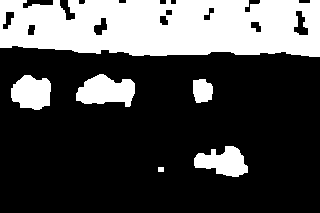
//> input picture Étape 37 - Extraction de composants connectés/binaryGroup.bmp, 320 x 213 px
$ ./Blobs   (built with g++ and OpenCV 4)
//> lines starting //> are read from the running program, lines starting //| are printed output that depends on the picture; after the words box and inside, x2 and y2 are one past the last pixel; in counts of white or black regions, pixels touching at a corner belong together
#include <iostream>
#include <vector>
#include <iomanip>
#include <opencv2/opencv.hpp>
#include <opencv2/core/core.hpp>
#include <opencv2/highgui/highgui.hpp>
#include <opencv2/imgproc/imgproc.hpp>
#include <opencv2/features2d.hpp>

int main()
{
    // Charger l'image binaire en niveaux de gris
    cv::Mat image = cv::imread("binaryGroup.bmp", 0);
//> image: 213 rows x 320 cols, CV_8UC1; 28.8% white; 6 white regions
    if(image.empty())
    {
        return 0;
    }

    // Afficher l'image originale binaire
    cv::imshow("Original Binary Image", image);

    // Vecteur pour stocker les contours détectés
    std::vector<std::vector<cv::Point>> contours;

    // Détection des contours externes uniquement
    cv::findContours(image, contours, cv::RETR_EXTERNAL, cv::CHAIN_APPROX_NONE);
//> contours = 6 contours; box (x1, y1, x2, y2) and area: (0, 0, 320, 57) 15988, (76, 74, 135, 107) 1254, (11, 75, 51, 110) 1020, (194, 146, 248, 177) 985, (193, 79, 213, 103) 360, (158, 167, 164, 172) 20

    // Création d'une image blanche pour afficher les contours détectés
    cv::Mat result(image.size(), CV_8U, cv::Scalar(255));

    // Dessine tous les contours détectés en noir sur l'image blanche
    cv::drawContours(result, contours, -1, cv::Scalar(0), 2);
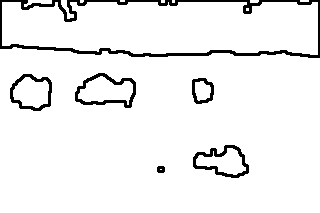
//> result: 213 rows x 320 cols, CV_8UC1; 94% white; 6 black regions

    // Affiche l'image avec les contours détectés
    cv::imshow("Contours", result);

    // Définition des tailles minimales et maximales des contours à conserver
    int cmin = 50;  // Taille minimale d'un contour
    int cmax = 500; // Taille maximale d'un contour

    // Parcours de tous les contours détectés
    std::vector<std::vector<cv::Point>>::iterator itc = contours.begin();
    while(itc != contours.end())
    {
        // Si la taille du contour est en dehors des limites, on le supprime
        if(itc->size() < cmin || itc->size() > cmax)
        {
            itc = contours.erase(itc); // Supprime et avance l'itérateur
        }
        else
        {
            ++itc; // Passe au contour suivant
        }
    }
//> this loop made 6 passes
//> after the loop, contours = 4 contours; box (x1, y1, x2, y2) and area: (76, 74, 135, 107) 1254, (11, 75, 51, 110) 1020, (194, 146, 248, 177) 985, (193, 79, 213, 103) 360

    // Charger l'image originale en niveaux de gris
    cv::Mat original = cv::imread("group.jpg", 0);
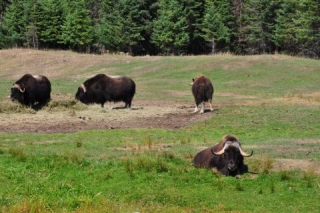
//> input picture Étape 37 - Extraction de composants connectés/group.jpg, 320 x 213 px
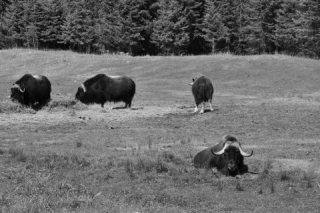
//> original: 213 rows x 320 cols, CV_8UC1; min 0, max 221, mean 106.7
    if(original.empty())
    {
        return 0;
    }

    // Dessine les contours filtrés (animaux) sur l'image originale en blanc
    cv::drawContours(original, contours, -1, cv::Scalar(255, 255, 255), 2);
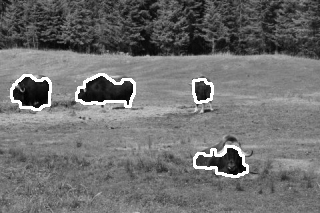
//> original: 213 rows x 320 cols, CV_8UC1; 2.5% of pixels changed, all inside (x1, y1, x2, y2) = (10, 73, 249, 178)

    // Affiche l'image originale avec les contours dessinés
    cv::imshow("Contours on animals", original);

    // Réinitialise l'image de sortie en blanc
    result.setTo(cv::Scalar(255));
//> result: 213 rows x 320 cols, CV_8UC1; 6.01% of pixels changed, all inside (x1, y1, x2, y2) = (0, 0, 320, 178)

    // Dessine les contours filtrés sur une image blanche avec une épaisseur de 1 pixel
    cv::drawContours(result, contours, -1, 0, 1);
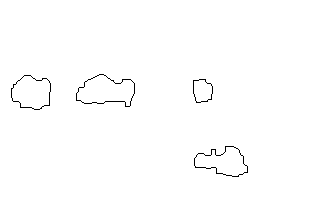
//> result: 213 rows x 320 cols, CV_8UC1; 99.3% white; black in thin lines or dots, all inside (x1, y1, x2, y2) = (11, 74, 248, 177)

    // Recharger l'image binaire
    image = cv::imread("binaryGroup.bmp", 0);
    if(image.empty())
    {
        return 0;
    }

    // Détection des contours avec RETR_LIST (tous les contours sont détectés, y compris les imbriqués)
    cv::findContours(image, contours, cv::RETR_LIST, cv::CHAIN_APPROX_NONE);
//> contours = 14 contours; largest, box (x1, y1, x2, y2) and area: (0, 0, 320, 57) 15988, (76, 74, 135, 107) 1254, (11, 75, 51, 110) 1020, (194, 146, 248, 177) 985, (193, 79, 213, 103) 360

    // Réinitialisation de l'image de sortie en blanc
    result.setTo(cv::Scalar(255));

    // Dessine tous les contours détectés sur une image blanche avec une épaisseur de 1 pixel
    cv::drawContours(result, contours, -1, 0, 1);
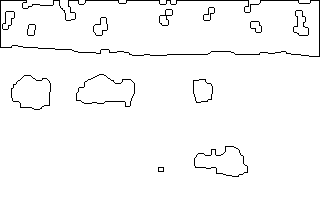
//> result: 213 rows x 320 cols, CV_8UC1; 97.5% white; black in thin lines or dots, all inside (x1, y1, x2, y2) = (0, 0, 320, 177)

    // Affiche tous les contours détectés
    cv::imshow("All contours", result);


    cv::waitKey(0);

    return 0;
}
